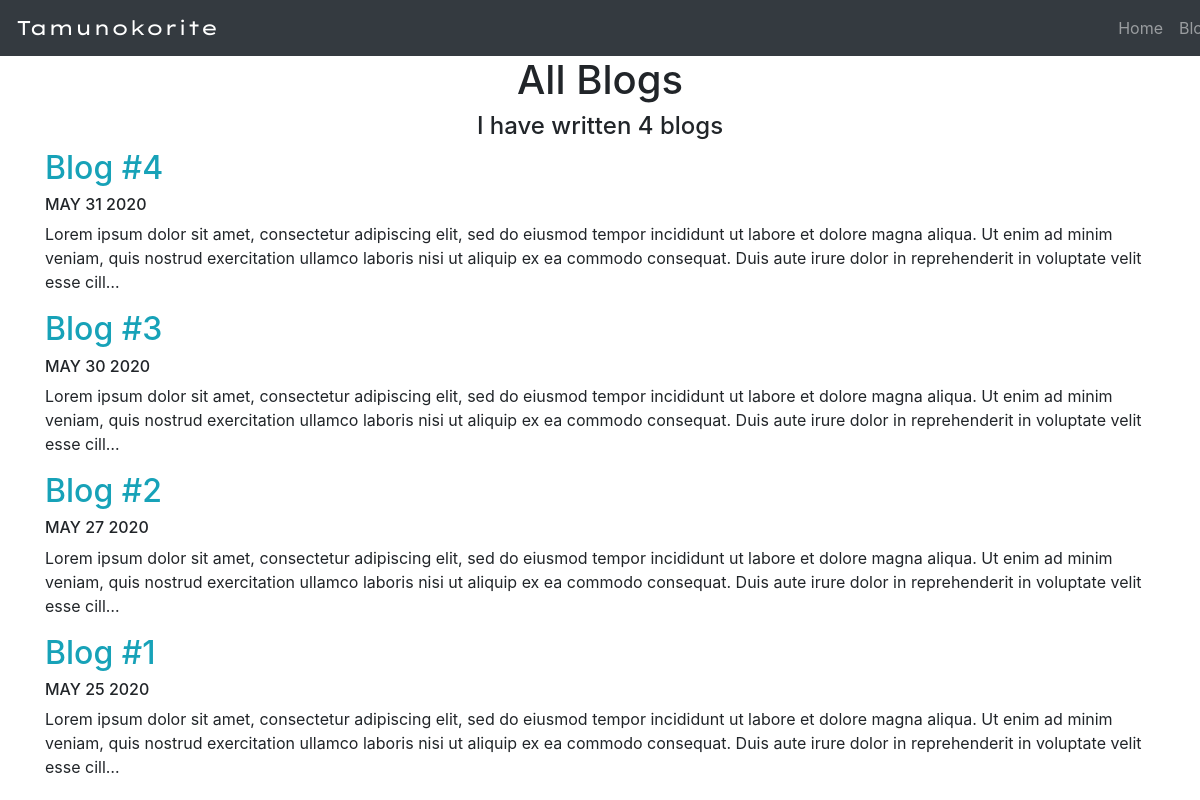
Screenshot of /blog/ with the database file from the repository.
### blog/models.py (models this page shows, shortened)
class Blog(models.Model):
    title = models.CharField(max_length=200)
    description = models.TextField()
    date = models.DateField()

### blog/views.py (the view)
# urls.py: path('', views.all_blogs, name='all_blogs'),
def all_blogs(request):
    blogs = Blog.objects.order_by('-date')
    return render(request, 'blog/all_blogs.html', {'blogs':blogs})

### blog/templates/blog/all_blogs.html
{% extends 'portfolio/base.html' %}
{% block content %}
    <h1>All Blogs</h1>
    <h2 class="h4">I have written {{ blogs.count }} blog{{ blogs.count|pluralize }}</h2>
    {% for blog in blogs %}
    <div class="text-left">
        <a href="{% url 'blog:detail' blog.id %}" class="text-info"><h2>{{ blog.title }}</h2></a>
        <h3 class="h6">{{ blog.date|date:'M d Y'|upper }}</h3>
        <p>{{ blog.description|striptags|truncatechars:300 }}</p>
    </div>
    {% endfor %}
{% endblock %}

### portfolio/static/portfolio/custom.css (style rules this page uses)
@media (min-width: 768px) { a, .img-link { transition: 0.2s; } }

### rows the page displays
Blog: title "Blog #4", date "MAY 31 2020", description "Lorem ipsum dolor sit amet, consectetur adipiscing elit, sed do eiusmod tempor incididunt ut labore et dolore magna aliqua. Ut enim ad minim veniam, quis nostrud exercitation ullamco laboris nisi ut aliquip ex ea commodo consequat. Duis aute irure dolor in reprehenderit in voluptate velit esse cill…"
Blog: title "Blog #3", date "MAY 30 2020", description "Lorem ipsum dolor sit amet, consectetur adipiscing elit, sed do eiusmod tempor incididunt ut labore et dolore magna aliqua. Ut enim ad minim veniam, quis nostrud exercitation ullamco laboris nisi ut aliquip ex ea commodo consequat. Duis aute irure dolor in reprehenderit in voluptate velit esse cill…"
Blog: title "Blog #2", date "MAY 27 2020", description "Lorem ipsum dolor sit amet, consectetur adipiscing elit, sed do eiusmod tempor incididunt ut labore et dolore magna aliqua. Ut enim ad minim veniam, quis nostrud exercitation ullamco laboris nisi ut aliquip ex ea commodo consequat. Duis aute irure dolor in reprehenderit in voluptate velit esse cill…"
Blog: title "Blog #1", date "MAY 25 2020", description "Lorem ipsum dolor sit amet, consectetur adipiscing elit, sed do eiusmod tempor incididunt ut labore et dolore magna aliqua. Ut enim ad minim veniam, quis nostrud exercitation ullamco laboris nisi ut aliquip ex ea commodo consequat. Duis aute irure dolor in reprehenderit in voluptate velit esse cill…"

### other values shown
{{ blogs.count }} "4"
